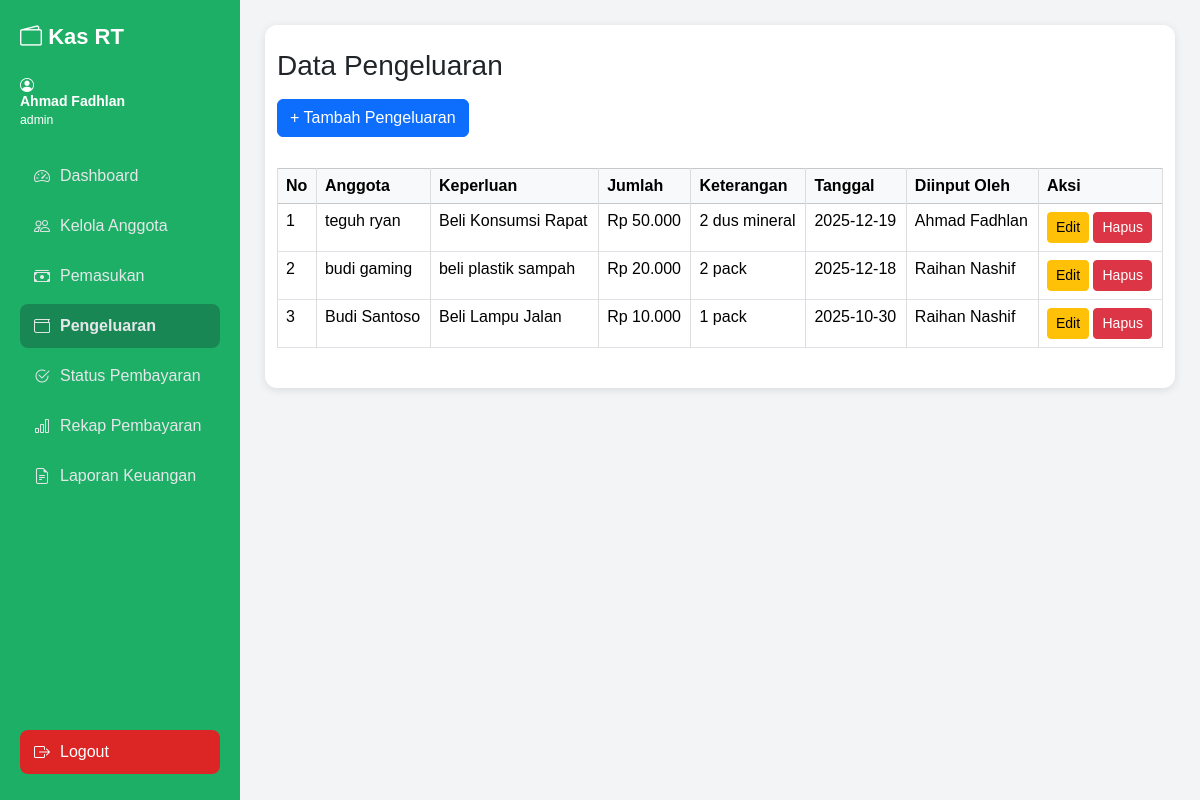
/backend/pengeluaran/list_pengeluaran.php (signed in), run on the app's committed database.
### tables this page shows
CREATE TABLE `pengeluaran` (
  `id_pengeluaran` int(11) NOT NULL,
  `tanggal` date NOT NULL,
  `keperluan` varchar(100) NOT NULL,
  `jumlah` decimal(12,2) NOT NULL,
  `keterangan` varchar(255) DEFAULT NULL,
  `id_users` int(11) DEFAULT NULL,
  `input_by` int(11) NOT NULL
);

CREATE TABLE `users` (
  `id_users` int(11) NOT NULL,
  `nama` varchar(100) NOT NULL,
  `username` varchar(50) NOT NULL,
  `password` varchar(255) NOT NULL,
  `role` enum('superadmin','admin','anggota') NOT NULL,
  `alamat` varchar(200) DEFAULT NULL,
  `no_hp` varchar(20) DEFAULT NULL
);

### backend/pengeluaran/list_pengeluaran.php (the view, shortened to what this page needs)
<?php
include "../partials/navbar.php";
require "../config/koneksi.php";
$query = mysqli_query($conn, "
    SELECT p.*,
           u.nama AS anggota_nama,
           a.nama AS admin_input
    FROM pengeluaran p
    LEFT JOIN users u ON p.id_users = u.id_users
    LEFT JOIN users a ON p.input_by = a.id_users
    ORDER BY p.tanggal DESC
");
?>
<!DOCTYPE html>
<html lang="id">
<head>
    <link rel="stylesheet" href="https://cdn.jsdelivr.net/npm/bootstrap@5.3.2/dist/css/bootstrap.min.css">
</head>
<body class="bg-light">
<div class="container py-4">
    <h3 class="mb-3">Data Pengeluaran</h3>
    <a href="tambah_pengeluaran.php" class="btn btn-primary mb-3">
        + Tambah Pengeluaran
    </a>
    <table class="table table-bordered bg-white">
        <thead class="table-light">
        <tr>
            <th>No</th>
            <th>Anggota</th>
            <th>Keperluan</th>
            <th>Jumlah</th>
            <th>Keterangan</th>
            <th>Tanggal</th>
            <th>Diinput Oleh</th>
            <th>Aksi</th>
        </tr>
        </thead>
        <tbody>
        <?php $no = 1; while($row = mysqli_fetch_assoc($query)): ?>
            <tr>
                <td><?= $no++; ?></td>
                <td><?= htmlentities($row['anggota_nama']); ?></td>
                <td><?= htmlentities($row['keperluan']); ?></td>
                <td>Rp <?= number_format($row['jumlah'], 0, ',', '.'); ?></td>
                <td><?= htmlentities($row['keterangan']); ?></td>
                <td><?= $row['tanggal']; ?></td>
                <td><?= htmlentities($row['admin_input']); ?></td>
                <td>
                    <a href="edit_pengeluaran.php?id=<?= $row['id_pengeluaran']; ?>" class="btn btn-warning btn-sm">Edit</a>
                    <a href="hapus_pengeluaran.php?id=<?= $row['id_pengeluaran']; ?>"
                       onclick="return confirm('Yakin ingin menghapus data ini?')"
                       class="btn btn-danger btn-sm">Hapus</a>
                </td>
            </tr>
        <?php endwhile; ?>
        </tbody>
    </table>
</div>
</body>
</html>

### backend/assets/style.css (style rules this page uses)
* { margin: 0; padding: 0; box-sizing: border-box; font-family: Arial, sans-serif; }
body { background: #f3f4f6; }
.container { background: #ffffff; padding: 22px; border-radius: 12px; box-shadow: 0 2px 8px rgba(0,0,0,.1); }
h2, h3 { margin-bottom: 20px; }
table { width: 100%; border-collapse: collapse; margin-top: 15px; }
table th, table td { border: 1px solid #ddd; padding: 10px; }
table th { background: #e5e7eb; }
tr:nth-child(even) { background: #f9fafb; }
.btn { padding: 8px 14px; border-radius: 6px; text-decoration: none; font-size: 14px; display: inline-block; }
.btn-primary { background: #2563eb; color: white; }
.btn-danger { background: #dc2626; color: white; }
.btn-warning { background: #facc15; color: black; }

### data on the page
pengeluaran: id_users.nama "teguh ryan", keperluan "Beli Konsumsi Rapat", jumlah "50.000", keterangan "2 dus mineral", tanggal "2025-12-19", users.nama "Ahmad Fadhlan"
pengeluaran: id_users.nama "budi gaming", keperluan "beli plastik sampah", jumlah "20.000", keterangan "2 pack", tanggal "2025-12-18", users.nama "Raihan Nashif"
pengeluaran: id_users.nama "Budi Santoso", keperluan "Beli Lampu Jalan", jumlah "10.000", keterangan "1 pack", tanggal "2025-10-30", users.nama "Raihan Nashif"

### other printed values
$nama "Ahmad Fadhlan"
$role "admin"
